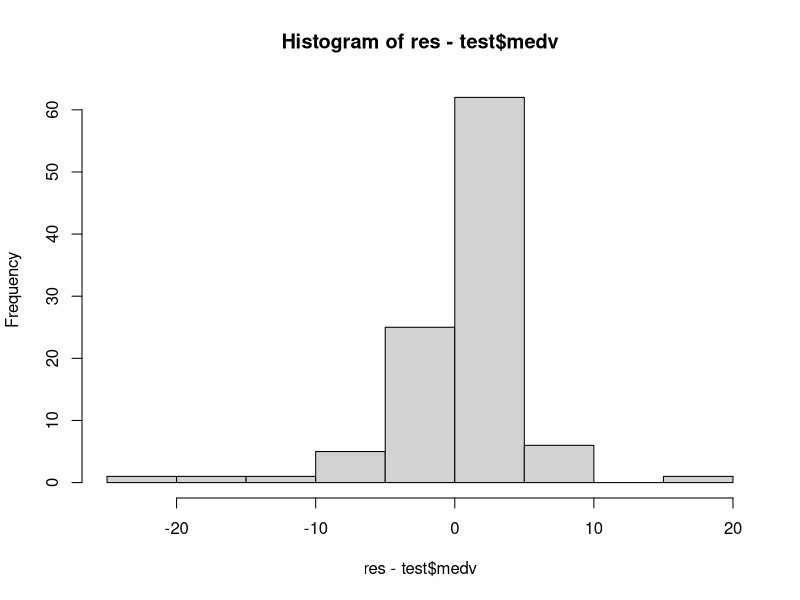

The R script that drew this image:
library(MASS)
#Q1
dt=Boston
#Q2
reg=lm(formula=medv~crim+zn+indus+chas+nox+rm+age+dis+rad+tax+ptratio+black+lstat, data=dt)
print(summary(reg))
#Q3
dt1 = sort.int(sample(nrow(dt), nrow(dt)*.8))
train<-dt[dt1,]
test<-dt[-dt1,]
#Q4
reg1=lm(formula=medv~crim+zn+indus+chas+nox+rm+age+dis+rad+tax+ptratio+black+lstat, data=train)
res=predict(reg1,test)
print(res)
#Q5
err=mean(abs(res-test$medv))
print(err)
hist(res-test$medv)

